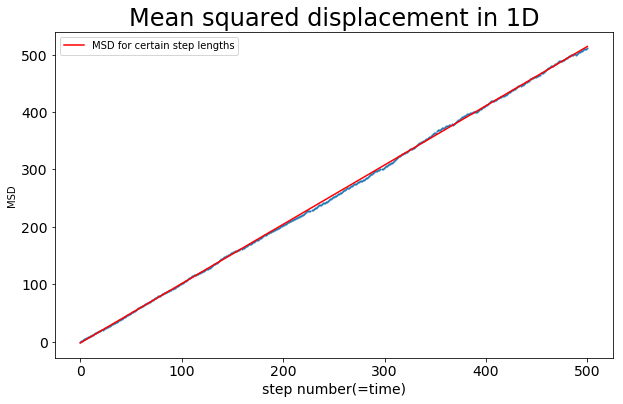

This figure's Python source:
from random import choice
import matplotlib.pyplot as plt
from random import random
import numpy as np
from random import uniform
import pandas as pd
from pandas import Series
from sklearn import linear_model
from scipy import optimize

class randomwalk():
    def __init__(self,u,num_points=500):
        self.num_points=num_points
        self.x=[0]
        self.n=[0]
        self.u=u
    def coffee(self):
        for j in range(self.num_points):
           
            num=random()
            if num < 0.5:
                x_step=1
            else :
                x_step=-1
            new_x=self.x[-1]+x_step
            self.x.append(new_x)
            new_n=self.n[-1]+1
            self.n.append(new_n)
    
u=list(range(0,5000))
W=[]
for i in u:
    k=randomwalk(u[i],500)
    k.coffee()
    N=k.n
    X=k.x
    new_X=[value**2 for value in X]
    W.append(new_X)
M=np.mean(W,axis=0)
s=Series(M,index=N)
regr = linear_model.LinearRegression() 
regr.fit(M.reshape(-1,1),N)
a, b = regr.coef_, regr.intercept_ 
print(1/a)
def f_1(x, A, B):  
    return A*x + B  

A1, B1 = optimize.curve_fit(f_1, N, M)[0]  
x1 = np.arange(0, 500, 0.1)  
y1 = A1*x1 + B1  
   


 
plt.figure(figsize=(10, 6))
plt.scatter(N,M,s=1)
plt.plot(x1, y1, color="red",label='MSD for certain step lengths') 
plt.title('Mean squared displacement in 1D',fontsize=24)
plt.xlabel('step number(=time)',fontsize=14)
plt.ylabel('MSD')
plt.tick_params(axis='both', which='major', labelsize=14) 
plt.legend(loc='upper left')
plt.show()
